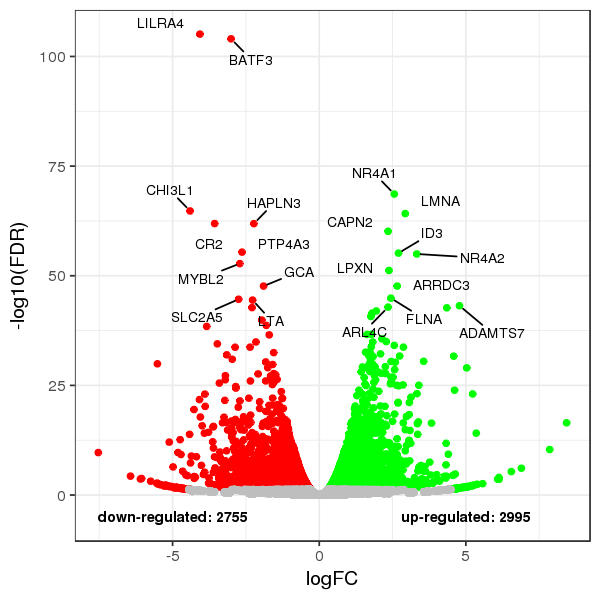

Here is the R script that generated this plot:
library(ggrepel)

set.seed(42)

genes <- read.table(gzfile("test.txt.gz"), check.names=FALSE, quote="\"", sep="\t", header = TRUE)

genes$Top <- ifelse(genes$FDR > 0.05, "Not Sig", ifelse(genes$logFC>0, "Up", "Down"))

Up <- length(which(genes$Top=="Up"))
Down <- length(which(genes$Top=="Down"))


# only label top 20 genes
cutoff = sort(genes$FDR, decreasing = FALSE)[21]

g <- ggplot(genes, aes(x = logFC, y = -log10(FDR))) +
	geom_point(aes(color = Top)) +
	scale_color_manual(values = c("red", "grey", "green")) +
	theme_bw(base_size = 12) +
	geom_text_repel(data = subset(genes, FDR < cutoff), aes(label = gene_name), size = 3, box.padding = unit(0.35, "lines"), point.padding = unit(0.3, "lines"))

g <- g + theme(legend.position="none")

g <- g + annotate(geom="text", x=-5, y=-5, label=paste("down-regulated:",Down), color="black", size=3, fontface="bold") 
g <- g + annotate(geom="text", x=5, y=-5, label=paste("up-regulated:",Up), color="black", size=3, fontface="bold") 


png("volcano.png", width=600, height=600, res=120)
print(g)
dev.off()

# too big
#pdf("volcano.pdf", width = 8, height = 8, useDingbats=F)
#print(g)
#dev.off()
